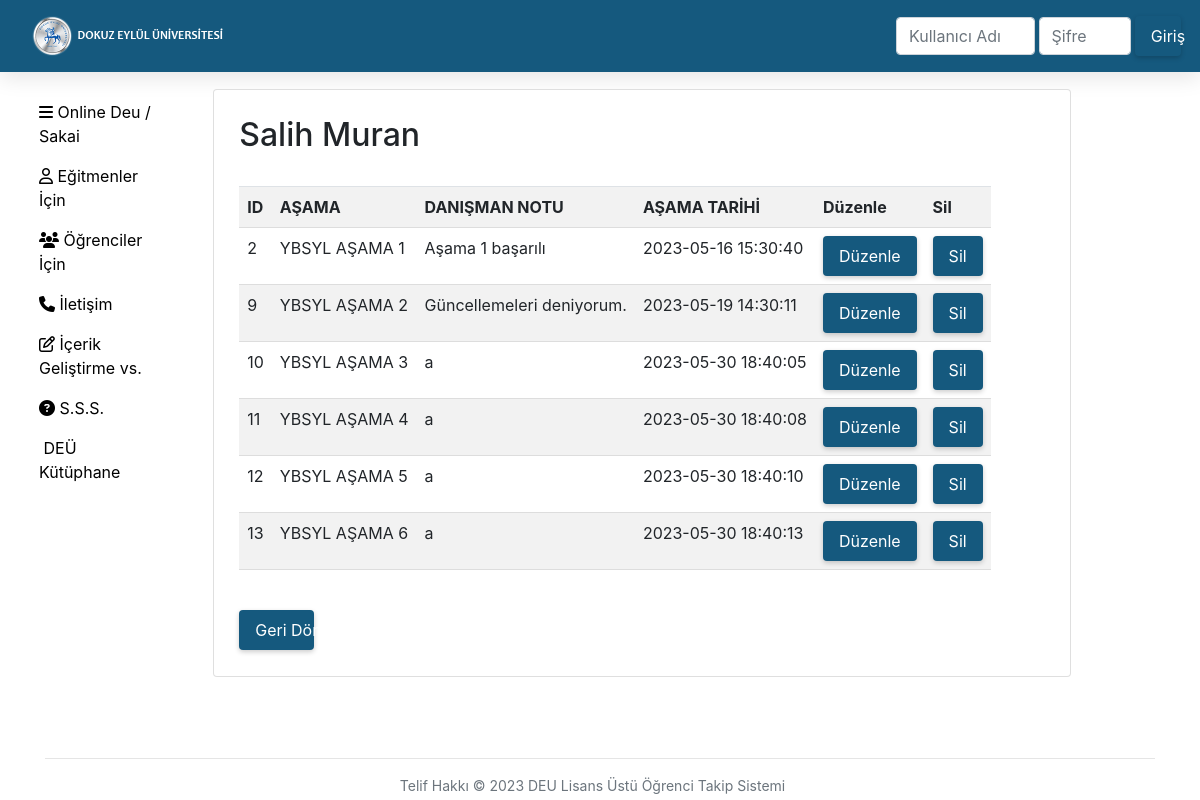
The app's page /ogrenci_detay.php?id=7 with its own data.
### tables this page shows
CREATE TABLE IF NOT EXISTS `ogrenci` (
  `ogrenci_id` int(11) NOT NULL AUTO_INCREMENT,
  `ogrenci_isim` varchar(255) NOT NULL,
  `ogrenci_soyisim` varchar(255) NOT NULL,
  `ogrenci_mail` varchar(255) NOT NULL,
  `ogrenci_mobil` varchar(13) NOT NULL,
  `program_id` int(11) NOT NULL,
  `danisman_id` int(11) DEFAULT NULL,
  `aktif_asama` int(11) NOT NULL DEFAULT '0',
  `kayit_durumu` enum('yeniledi','yenilemedi') NOT NULL DEFAULT 'yeniledi',
  `danisman_atamatarihi` datetime DEFAULT NULL,
  `ogrenci_olusturmatarihi` datetime NOT NULL DEFAULT CURRENT_TIMESTAMP,
  PRIMARY KEY (`ogrenci_id`),
  KEY `program_id` (`program_id`),
  KEY `danisman_id` (`danisman_id`)
);

CREATE TABLE IF NOT EXISTS `asama_notlari` (
  `not_id` int(11) NOT NULL AUTO_INCREMENT,
  `ogrenci_id` int(11) NOT NULL,
  `asama_id` int(11) NOT NULL,
  `danisman_notu` text NOT NULL,
  `asama_tarih` datetime NOT NULL DEFAULT CURRENT_TIMESTAMP,
  PRIMARY KEY (`not_id`),
  UNIQUE KEY `UC_asama_notlari` (`ogrenci_id`,`asama_id`),
  KEY `ogrenci_id` (`ogrenci_id`),
  KEY `asama_id` (`asama_id`)
);

CREATE TABLE IF NOT EXISTS `ogrenci_asama` (
  `asama_id` int(11) NOT NULL AUTO_INCREMENT,
  `asama_adi` varchar(255) NOT NULL,
  `program_id` int(11) NOT NULL,
  `asama_seviyesi` int(11) NOT NULL DEFAULT '1',
  PRIMARY KEY (`asama_id`),
  UNIQUE KEY `UC_asama` (`program_id`,`asama_seviyesi`),
  KEY `program_id` (`program_id`)
);

### ogrenci_detay.php (the view)
<?php
include('config/database.php');
include('inc/header.php');
include('inc/container.php');
$ogrenci_id = $_GET["id"];
$sql_ogrenci = "SELECT * FROM ogrenci WHERE ogrenci_id = $ogrenci_id";
$resultogrenci = $conn->query($sql_ogrenci);
$row_ogrenci = $resultogrenci->fetch_assoc();
$ogrenci_isim = $row_ogrenci["ogrenci_isim"];
$ogrenci_soyisim = $row_ogrenci["ogrenci_soyisim"];
echo "<h2>" . $ogrenci_isim . " " . $ogrenci_soyisim . "</h2><br>";
$sql = "SELECT * FROM asama_notlari WHERE ogrenci_id = $ogrenci_id ";
$result = $conn->query($sql);
if ($result->num_rows > 0) {
    echo " <table class='table table-striped'><tr><th>ID</th><th>AŞAMA</th><th>DANIŞMAN NOTU</th><th>AŞAMA TARİHİ</th><th>Düzenle</th><th>Sil</th></tr>";
    while ($row = $result->fetch_assoc()) {
        $asama_id = $row["asama_id"];
        $sql_asama = "SELECT * FROM ogrenci_asama WHERE asama_id = $asama_id";
        $resultasama = $conn->query($sql_asama);
        $row_asama = $resultasama->fetch_assoc();
        echo "<tr><td>" . $row["not_id"] . "</td><td>" . $row_asama["asama_adi"] . "</td><td>" . $row["danisman_notu"] . "</td><td>" . $row["asama_tarih"] . "</td>";
        echo "<td><a class='btn btn-primary btn-sm' href='ogrenci_not.php?id=" . $row["not_id"] . "'>Düzenle</a></td>";
        echo "<td><a class='btn btn-danger btn-sm' href='islemyonetici/ogrenci_asamasil.php?id=" . $row["not_id"] . "&ogrenci_id=" . $row_ogrenci['ogrenci_id'] . "' onclick='return confirm(\"Emin misiniz?\")'>Sil</a></td>";
        echo "</tr>";
    }
    echo "</table>";
    echo "<br>";
    echo "<a class='btn btn-info btn-sm' style='max-width:75px;' href='ogrenci_listele.php'> Geri Dön </a>";
} else {
    echo "Sonuç Bulunamadı.";
    echo "<br>";
    echo "<a class='btn btn-info btn-sm' style='max-width:75px;' href='ogrenci_listele.php'>Geri Dön </a>";
}
include('inc/footer.php');
?>

### css/style.css (style rules this page uses)
table { max-width: 100%; border-collapse: collapse; }
.table th, .table td { padding: 8px; text-align: left; border-bottom: 1px solid #ddd; }
@media (min-width: 820px) AND (max-width: 1310px) { table { display: block; overflow-x: auto; } }
@media (min-width: 820px) AND (max-width: 1310px) { .table th, .table td { white-space: nowrap; } }
.btn { display: inline-block; border-radius: 4px; padding: 8px 16px; font-size: 16px; cursor: pointer; text-align: center; text-decoration: none; outline: none; color: #fff; background-color: #15597e; border: none; box-shadow: 0 2px 5px rgba(0, 0, 0, 0.2); transition: background-color 0.3s ease; }
.btn-primary { background-color: #15597e; }

### records on screen
ogrenci: ogrenci_isim "Salih", ogrenci_soyisim "Muran"
asama_notlari: not_id "2", asama.asama_adi "YBSYL AŞAMA 1", danisman_notu "Aşama 1 başarılı", asama_tarih "2023-05-16 15:30:40"
asama_notlari: not_id "9", asama.asama_adi "YBSYL AŞAMA 2", danisman_notu "Güncellemeleri deniyorum.", asama_tarih "2023-05-19 14:30:11"
asama_notlari: not_id "10", asama.asama_adi "YBSYL AŞAMA 3", danisman_notu "a", asama_tarih "2023-05-30 18:40:05"
asama_notlari: not_id "11", asama.asama_adi "YBSYL AŞAMA 4", danisman_notu "a", asama_tarih "2023-05-30 18:40:08"
asama_notlari: not_id "12", asama.asama_adi "YBSYL AŞAMA 5", danisman_notu "a", asama_tarih "2023-05-30 18:40:10"
asama_notlari: not_id "13", asama.asama_adi "YBSYL AŞAMA 6", danisman_notu "a", asama_tarih "2023-05-30 18:40:13"
